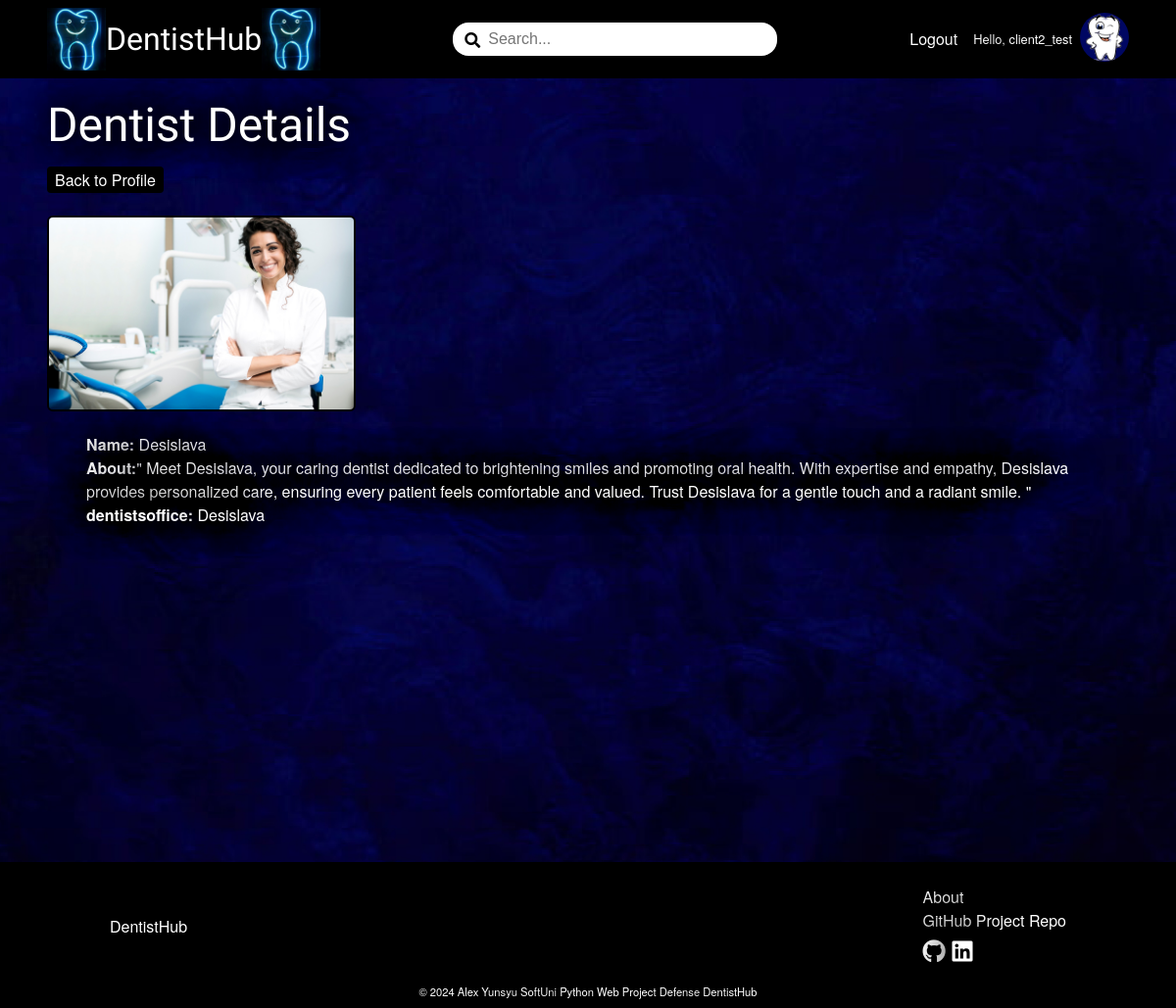
Screenshot of /dentist/3/details/ (signed in) with the database file from the repository.
### DentistBook/account/models.py (models this page shows)
class AppUser(AbstractUser):
    MAX_LENGTH_ROLE = 15
    ROLES = (
        ('Client', 'Client'),
        ('Dentistsoffice', 'Dentist'),
    )
    role = models.CharField(
        max_length=MAX_LENGTH_ROLE,
        choices=ROLES,
        blank=True
    )

### DentistBook/dentist/models.py (models this page shows, shortened)
class Dentist(models.Model):
    MIN_LENGTH_NAME = 2
    MAX_LENGTH_NAME = 30
    name = models.CharField(
        max_length=MAX_LENGTH_NAME,
        validators=(
            validators.MinLengthValidator(MIN_LENGTH_NAME),
            validate_name
        ),
        null=False,
        blank=False
    )
    about = models.TextField(
        null=False,
        blank=False
    )
    dentist_picture = models.ImageField(
        upload_to='dentist-profile-pictures',
        validators=(validate_dentist_picture_file_size,),
        null=True,
        blank=True,
    )
    dentistsoffice = models.ForeignKey(
        DentistsofficeProfile,
        on_delete=models.CASCADE
    )

### DentistBook/dentistsoffice/models.py (models this page shows, shortened)
class DentistsofficeProfile(models.Model):
    MIN_LENGTH_NAME = 2
    MAX_LENGTH_NAME = 50
    MIN_LENGTH_ADDRESS = 5
    MAX_LENGTH_ADDRESS = 50
    MIN_LENGTH_CITY = 2
    MAX_LENGTH_CITY = 50
    MAX_DIGITS_GEOLOCATION = 18
    DECIMAL_PLACES_GEOLOCATION = 15
    MIN_VALUE_GEOLOCATION_LATITUDE = -90
    MAX_VALUE_GEOLOCATION_LATITUDE = 90
    MIN_VALUE_GEOLOCATION_LONGITUDE = -180
    MAX_VALUE_GEOLOCATION_LONGITUDE = 180
    MIN_LENGTH_ABOUT = 10
    MAX_LENGTH_ABOUT = 500
    class Meta:
        verbose_name = 'Dentists office Profile'
    name = models.CharField(
        max_length=MAX_LENGTH_NAME,
        validators=(validators.MinLengthValidator(MIN_LENGTH_NAME),),
        null=False,
        blank=False
    )
    address = models.CharField(
        max_length=MAX_LENGTH_ADDRESS,
        validators=(validators.MinLengthValidator(MIN_LENGTH_ADDRESS),),
        null=False,
        blank=False
    )
    city = models.CharField(
        max_length=MAX_LENGTH_CITY,
        validators=(
            validators.MinLengthValidator(MIN_LENGTH_CITY),
            validate_dentistsoffice_city_name,
        ),
        null=False,
        blank=False
    )
    geolocation_latitude = models.DecimalField(
        max_digits=MAX_DIGITS_GEOLOCATION,
        decimal_places=DECIMAL_PLACES_GEOLOCATION,
        validators=(
            validators.MinValueValidator(MIN_VALUE_GEOLOCATION_LATITUDE),
            validators.MaxValueValidator(MAX_VALUE_GEOLOCATION_LATITUDE)
        ),
        null=True,
        blank=True
        )
    geolocation_longitude = models.DecimalField(
        max_digits=MAX_DIGITS_GEOLOCATION,
        decimal_places=DECIMAL_PLACES_GEOLOCATION,
        validators=(
            validators.MinValueValidator(MIN_VALUE_GEOLOCATION_LONGITUDE),
            validators.MaxValueValidator(MAX_VALUE_GEOLOCATION_LONGITUDE)
        ),
        null=True,
        blank=True
        )
    about = models.TextField(
        max_length=MAX_LENGTH_ABOUT,
        validators=(validators.MinLengthValidator(MIN_LENGTH_ABOUT),),
        null=True,
        blank=True
    )
    dentistsoffice_picture = models.ImageField(
        upload_to='dentistsoffice-profile-pictures',
        validators=(validate_dentistsoffice_picture_file_size,),
        null=True,
        blank=True,
    )
    slug = models.SlugField(
        unique=True
    )
    user = models.OneToOneField(
        UserModel,
        on_delete=models.CASCADE,
        primary_key=True
    )

### DentistBook/dentist/views.py (the view)
# urls.py: path('<int:pk>/details/', DentistDetailsView.as_view(), name='dentist-details')
class DentistDetailsView(views.DetailView):
    model = Dentist
    template_name = 'dentist/dentist-details.html'

### DentistBook/common/templatetags/custom_filters.py (called while the page is built)
@register.filter
def get_role(user):
    return user.role if user.is_authenticated else ''

### DentistBook/dentist/templates/dentist/dentist-details.html (shortened to what this page needs)
{% extends 'base.html' %}
{% load static %}
{% block content %}
    <div class="wall-picture-container">
        <div class="main-container">
            <h1>Dentist Details</h1>
            <a href="{% url 'dentistsoffice-details' slug=dentist.dentistsoffice.slug %}" class="link-button">Back to Profile</a><br><br>
            {% if object.dentist_picture %}
                <img src="{{ object.dentist_picture.url }}" class="profile-picture" alt="dentist-profile_picture">
            {% else %}
                <img src="{% static 'images/dentist-default-profile-picture.jpg' %}" alt="dentist_default_profile_picture" class="profile-picture">
            {% endif %}
            <ul>
                <li><b>Name:</b> {{ object.name }}</li>
                <li><b>About:</b>" {{ object.about }} "</li>
                <li><b>dentistsoffice:</b> {{ object.dentistsoffice.name }}</li>
            </ul>
        </div>
        <img src="{% static 'images/website_photos/white-wall.jpg' %}" alt="white-wall" class="white-wall-picture">
    </div>
{% endblock %}

### templates/header.html (shortened to what this page needs)
{% load custom_filters %}
{% load static %}
<div class="home-logo">
    <a href="{% url 'home-page' %}">
        <img src="{% static 'images/dentistsoffice-pole.jpg' %}" alt="dentistsoffice-pole">
        <span>DentistHub</span>
        <img src="{% static 'images/dentistsoffice-pole.jpg' %}" alt="dentistsoffice-pole">
    </a>
</div>
<div class="search-field">
    <span><i class="fas fa-search"></i></span>
    <input type="text" id="search-input" placeholder="Search...">
</div>
<nav class="header-nav-links">
    <ul role="list">
        {% if not request.user.is_authenticated %}
            <li class="nav-item"><a href="{% url 'register-page' %}">Register</a></li>
            <li class="nav-item"><a href="{% url 'login-page' %}">Login</a></li>
        {% else %}
            <li class="nav-item"><a href="{% url 'logout-page' %}">Logout</a></li>
            {% if request.user|get_role == 'Client' %}
                <li class="nav-item nav-profile">
                    <a href="{% url 'client-details' %}">Hello, {{ request.user }}</a>
                    <a href="{% url 'client-details' %}">
                        {% if request.user.clientprofile.profile_picture %}
                            <img src="{{ request.user.clientprofile.profile_picture.url }}" alt="profile-picture-thumbnail" class="profile-picture-thumbnail">
                        {% else %}
                            <img src="{% static 'images/client-default-profile-picture.jpg' %}" alt="default_profile_picture" class="profile-picture-thumbnail">
                        {% endif %}
                    </a>
                </li>
            {% endif %}
        {% endif %}
    </ul>
</nav>

### static/css/styles.css (style rules this page uses)
:root { --button-brown: #370511; }
*, *::before, *::after { box-sizing: border-box; }
body, h1, h2, h3, h4, h5, h6, p, figure, blockquote, dl, dd { margin: 0; }
h1, h2, h3, h4, h5, h6, b, li, p { color: white; text-shadow: -10px -10px 30px rgba(0, 0, 0, 0.9), 10px -10px 30px rgba(0, 0, 0, 0.9), -10px 10px 30px rgba(0, 0, 0, 0.9), 10px 10px 30px rgba(0, 0, 0, 0.9); }
body { color: white; background-image: url('../images/website_photos/background.jpg'); background-size: cover; background-position: center; background-repeat: no-repeat; }
ul[role='list'], ol[role='list'] { list-style: none; padding: 0; margin: 0; }
a { text-decoration: none; color: inherit; }
body { font-family: 'Helvetica Neue', Arial, sans-serif; line-height: 1.5; height: 100% }
main h1 { font-family: Rye, sans-serif; font-size: 3rem; }
header nav ul { display: flex; flex-direction: row; gap: 1rem; align-items: center; }
header a { color: white; }
.home-logo a { display: flex; flex-direction: row; align-items: center; font-size: 2rem; font-family: Rye, sans-serif; font-weight: 500; }
.home-logo img { width: 60px; }
.search-field { position: relative; width: 30%; }
.search-field span { position: absolute; top: 6px; left: 12px; color: black; z-index: 1; }
.search-field input { padding: 0.5rem 2.25rem; width: 100%; border-radius: 16px; border: none; font-size: 1rem; }
ul { list-style: none; }
a { text-decoration: none; }
.link-button { background: black; color: white; padding: 2px 8px; border-radius: 4px; }
.main-container { margin: 0.25rem 3rem; }
.profile-picture { height: 200px; border: 2px solid black; border-radius: 6px; }
.profile-picture-thumbnail { width: 50px; height: 50px; object-fit: cover; overflow: hidden; border-radius: 50%; }
.nav-profile { display: flex; flex-direction: row; align-items: center; font-size: 0.8rem; gap: 8px; }
h1, h2, h3, h4, h5, h6 { font-family: 'Helvetica Neue', Arial, sans-serif; font-weight: 500; padding: 0.5rem 0; }
.wall-picture-container { position: relative; width: 100%; min-height: 100vh; overflow: hidden; }
.white-wall-picture { position: absolute; top: 0; left: 0; width: 100%; object-fit: cover; z-index: -1; }

### rows the page displays
AppUser: user "client2_test"
Dentist: dentist_picture (picture), name "Desislava", about "Meet Desislava, your caring dentist dedicated to brightening smiles and promoting oral health. With expertise and empathy, Desislava provides personalized care, ensuring every patient feels comfortable and valued. Trust Desislava for a gentle touch and a radiant smile.", dentistsoffice.name "Desislava"
